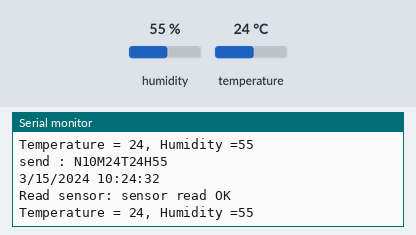
The sketch below on a simulated Arduino Uno, built with avr-gcc and run on an emulated ATmega328P. On the bench: the last lines printed to the serial monitor. Wiring (inferred from the names in the program): DS1307 clock at I2C address 0x68. The test bench sets the inputs (shaded band); at power-on: humidity 55 %, temperature 24 °C. The local clock reads 2024-03-15 10:24:30 at power-on unless the sketch sets it; no radio packets arrive unless stated.

Above: at 3.0 s.
3.1 s: humidity set to 22 %
At 3.7 s:
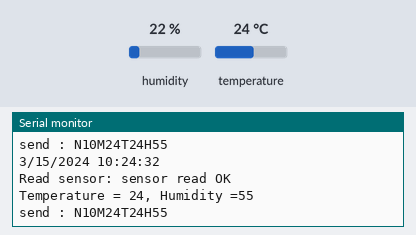
5.9 s: temperature set to 12 °C
At 8.3 s:
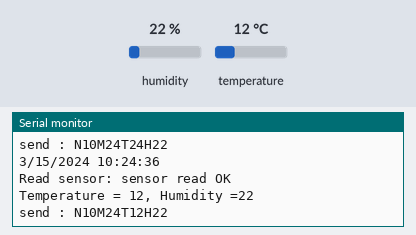
8.7 s: humidity set to 40 %
At 12.4 s:
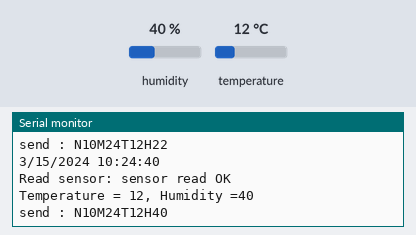
Timing chart, 0 to 13.9 s (numbered marks = the images above; inputs shaded):
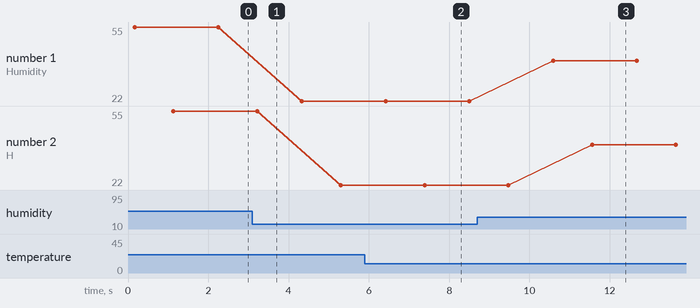

The sketch:

WeateherStationOutdoor.ino
```cpp
#include <Wire.h>
#include <dht11.h>
#include <VirtualWire.h>


#define DS1307_ADDRESS 0x68
#define TX_PIN 8
#define DHT11_PIN 7


// Time
int second;
int minute;
int hour;
int weekDay; //0-6 -> sunday - Saturday
int monthDay;
int month;
int year;

//Data
char temperature;
char humidity;

//hw
dht11 DHT11;

void setup(){
  Serial.begin(9600);
  Serial.println( "Weather station outdoor by JPL");

  Serial.println("Init RTC");
  initRtc();
  Serial.println("Init RTC OK");

  Serial.println("Init DHT11");
  initDht11();
  Serial.println("DHT11 OK");

  Serial.println("Init VirtualWire");
  initVirtualWire();
  Serial.println("VirtualWire OK");
}

void loop(){
  updateTime();
  //sendTime();

  updateData();
  //  sendData();
  //  delay(5000);
  delay(1000);

send();

}


void initRtc(){
  Wire.begin();
}

void initDht11(){
  DHT11.attach(DHT11_PIN);
}

void initVirtualWire(){
  // Initialise the IO and ISR
  vw_set_tx_pin(TX_PIN);
  vw_set_ptt_inverted(true); // Required for DR3100
  vw_setup(1000);	 // Bits per sec
}


void updateData(){
  int chk = DHT11.read();

  Serial.print("Read sensor: ");
  switch (chk)
  {
  case 0:
    Serial.println("sensor read OK");

    temperature = DHT11.temperature;
    humidity = DHT11.humidity;

    char   buffer[30] ;
    sprintf(buffer, "Temperature = %d, Humidity =%d%", temperature, humidity);
    Serial.println(buffer);
    break;
  case -1:
    Serial.println("Checksum error");
    break;
  case -2:
    Serial.println("Time out error");
    break;
  default:
    Serial.println("Unknown error");
    break;
  }

}


byte bcdToDec(byte val)  {
  // Convert binary coded decimal to normal decimal numbers
  return  (val/16*10) + (val%16) ;
}

void updateTime(){

  // Reset the register pointer
  Wire.beginTransmission(DS1307_ADDRESS);

  byte zero = 0x00;
  Wire.write(zero);
  Wire.endTransmission();

  Wire.requestFrom(DS1307_ADDRESS, 7);

  second = bcdToDec(Wire.read());
  minute = bcdToDec(Wire.read());
  hour = (char)bcdToDec(Wire.read() & 0b111111); //24 hour time
  weekDay = bcdToDec(Wire.read()); //0-6 -> sunday - Saturday
  monthDay = bcdToDec(Wire.read());
  month = bcdToDec(Wire.read());
  year = bcdToDec(Wire.read());

  applyCorrection();

  //print the date EG   3/1/11 23:59:59
  Serial.print(month);
  Serial.print("/");
  Serial.print(monthDay);
  Serial.print("/");
  Serial.print(year);
  Serial.print(" ");
  Serial.print(hour);
  Serial.print(":");
  Serial.print(minute);
  Serial.print(":");
  Serial.println(second);


}


void applyCorrection(){
  year = year + 2000;

  //applique la correction liée au changement d'heure
  boolean shouldUpdate = false;
  //Le dimanche 27 octobre 2013 : à 3 heures du matin il sera 2 heures
  if(monthDay >= 27 && month >= 10 && year>=2013){

    shouldUpdate =true;
  }

  //Le dimanche 30 mars 2014 : à 2 heures du matin il sera 3 heures
  if(monthDay >= 30 && month >= 3 && year>=2014){

    shouldUpdate =false;
  }

  //Le dimanche 26 octobre 2014 : à 3 heures du matin il sera 2 heures
  if(monthDay >= 26 && month >= 10 && year>=2014){

    shouldUpdate =true;
  }

  //Le dimanche 29 mars 2015 : à 2 heures du matin il sera 3 heures
  if(monthDay >= 29 && month >= 3 && year>=2015){

    shouldUpdate =false;
  }

  //Le dimanche 25 octobre 2015 : à 3 heures du matin il sera 2 heures*/
  if(monthDay >= 25 && month >= 10 && year>=2015){

    shouldUpdate =true;
  }


  if(shouldUpdate){

    hour = (hour+23)%24;
  }

}

void send(){

char buffer[10];


 sprintf(buffer, "N%02dM%02dT%02dH%02d", hour,minute,temperature,humidity);
  Serial.print("send : ");
  Serial.println(buffer);
  vw_send((uint8_t *)buffer, strlen(buffer));
  vw_wait_tx(); // Wait until the whole message is gone
  delay(1000);


}
```

Measured:
- after the input at 5.9 s, the serial monitor: prints a new line after 0.52 s (image 2)
- after the input at 8.7 s, the serial monitor: prints a new line after 1.9 s (image 3)
- plotted number 1: 55 → 22 after the input at 3.1 s
- plotted number 2: 55 → 22 after the input at 3.1 s
